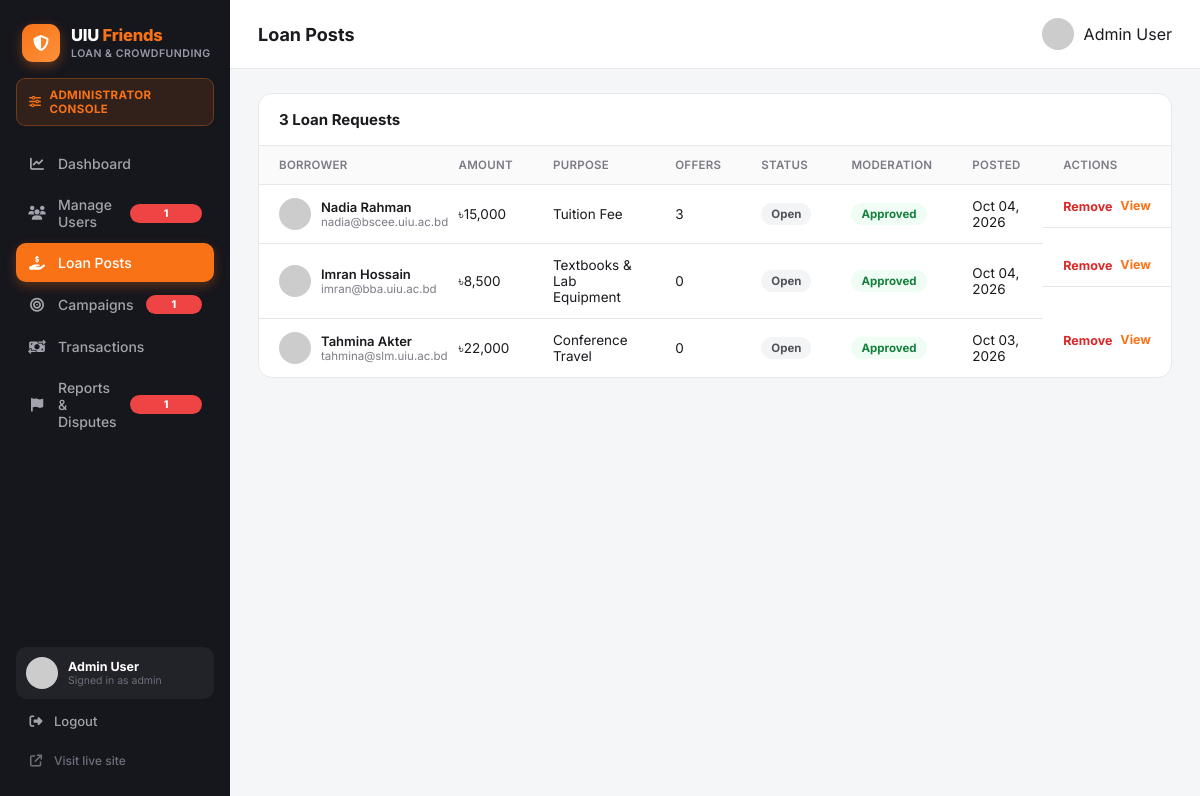
The app's page /admin/loan_posts.php (signed in) with its own data.
### tables this page shows
CREATE TABLE users (
    id                      INT AUTO_INCREMENT PRIMARY KEY,
    full_name               VARCHAR(120)  NOT NULL,
    email                   VARCHAR(150)  NOT NULL UNIQUE,
    password_hash           VARCHAR(255)  NOT NULL,
    student_id              VARCHAR(30)   NOT NULL UNIQUE,
    department              VARCHAR(20)   NOT NULL,
    batch                   VARCHAR(10)   NOT NULL,
    phone                   VARCHAR(20)   DEFAULT NULL,
    avatar                  VARCHAR(255)  DEFAULT 'assets/img/default-avatar.svg',
    role                    ENUM('user','admin') NOT NULL DEFAULT 'user',
    trust_score             DECIMAL(3,2)  NOT NULL DEFAULT 4.00,
    uiu_id_verified         TINYINT(1)    NOT NULL DEFAULT 0,
    email_verified          TINYINT(1)    NOT NULL DEFAULT 0,
    phone_verified          TINYINT(1)    NOT NULL DEFAULT 0,
    payment_linked          TINYINT(1)    NOT NULL DEFAULT 0,
    agreement_accepted      TINYINT(1)    NOT NULL DEFAULT 0,
     
    nid_number              VARCHAR(20)   DEFAULT NULL UNIQUE,
    date_of_birth           DATE          DEFAULT NULL,
    address                 VARCHAR(255)  DEFAULT NULL,
    nid_front               VARCHAR(255)  DEFAULT NULL,
    nid_back                VARCHAR(255)  DEFAULT NULL,
    nid_status              ENUM('not_submitted','pending','verified','rejected') NOT NULL DEFAULT 'not_submitted',
    nid_reject_reason       VARCHAR(255)  DEFAULT NULL,
    nid_submitted_at        DATETIME      DEFAULT NULL,
    status                  ENUM('active','suspended') NOT NULL DEFAULT 'active',
    created_at              DATETIME      NOT NULL DEFAULT CURRENT_TIMESTAMP
);

CREATE TABLE loan_posts (
    id                  INT AUTO_INCREMENT PRIMARY KEY,
    user_id             INT NOT NULL,
    amount              DECIMAL(12,2) NOT NULL,
    purpose             VARCHAR(100)  NOT NULL,
    description         TEXT          NOT NULL,
    emi_ok              TINYINT(1)    NOT NULL DEFAULT 0,
    repay_period_text   VARCHAR(60)   NOT NULL,       
    status              ENUM('open','funded','closed') NOT NULL DEFAULT 'open',
    admin_status        ENUM('pending','approved','removed') NOT NULL DEFAULT 'approved',
    created_at          DATETIME NOT NULL DEFAULT CURRENT_TIMESTAMP,
    FOREIGN KEY (user_id) REFERENCES users(id) ON DELETE CASCADE
);

### includes/functions.php (called while the page is built, shortened)
<?php
require_once __DIR__ . '/../config/db.php';
function current_admin(): ?array {
    global $pdo;
    $stmt = $pdo->prepare("SELECT * FROM users WHERE id = ? AND role = 'admin'");
    $stmt->execute([$_SESSION['admin_id']]);
    return $stmt->fetch() ?: null;
}
function e(?string $str): string {
    return htmlspecialchars($str ?? '', ENT_QUOTES, 'UTF-8');
}
function taka(float $amount): string {
    return '৳' . number_format($amount, $amount == floor($amount) ? 0 : 2);
}

### admin/loan_posts.php (the view, shortened to what this page needs)
<?php
require_once __DIR__ . '/../includes/functions.php';
$admin = current_admin();
$active = 'loan_posts.php';
$posts = $pdo->query("SELECT lp.*, u.full_name, u.email, u.avatar,
    (SELECT COUNT(*) FROM loan_offers WHERE loan_post_id=lp.id) offer_count
    FROM loan_posts lp JOIN users u ON u.id=lp.user_id ORDER BY lp.created_at DESC")->fetchAll();
include __DIR__ . '/../includes/header.php';
?>
<div class="admin-shell">
  <?php include __DIR__ . '/includes/sidebar.php'; ?>
  <div class="admin-main">
    <div class="admin-topbar"><h1>Loan Posts</h1><div class="mini-user"><img src="<?= e($admin['avatar']) ?>"><span><?= e($admin['full_name']) ?></span></div></div>
    <div class="admin-content">
      <div class="admin-table-card">
        <div class="head"><h3><?= count($posts) ?> Loan Requests</h3></div>
        <table class="admin-table">
          <tr><th>Borrower</th><th>Amount</th><th>Purpose</th><th>Offers</th><th>Status</th><th>Moderation</th><th>Posted</th><th>Actions</th></tr>
          <?php foreach ($posts as $p): ?>
          <tr>
            <td><div class="mini-user"><img src="<?= e($p['avatar']) ?>"><div><div class="n"><?= e($p['full_name']) ?></div><div class="s"><?= e($p['email']) ?></div></div></div></td>
            <td><?= taka($p['amount']) ?></td>
            <td><?= e($p['purpose']) ?></td>
            <td><?= $p['offer_count'] ?></td>
            <td><span class="pill pill-gray"><?= ucfirst($p['status']) ?></span></td>
            <td><?php
              $m = ['approved'=>'pill-green','pending'=>'pill-orange','removed'=>'pill-red'][$p['admin_status']];
              echo "<span class=\"pill $m\">" . ucfirst($p['admin_status']) . "</span>";
            ?></td>
            <td><?= date('M d, Y', strtotime($p['created_at'])) ?></td>
            <td class="table-actions">
              <?php if ($p['admin_status'] !== 'removed'): ?>
              <form method="post" class="inline"><button class="link-btn danger" type="submit">Remove</button></form>
              <?php endif; ?>
              <a href="view_post.php?id=<?= $p['id'] ?>" class="link-btn">View</a>
            </td>
          </tr>
          <?php endforeach; ?>
        </table>
      </div>
    </div>
  </div>
</div>
</body>
</html>

### admin/includes/sidebar.php (shortened to what this page needs)
<?php
global $pdo;
$navPendingPosts = (int)$pdo->query("SELECT COUNT(*) c FROM loan_posts WHERE admin_status='pending'")->fetch()['c'];
$navPendingCamps = (int)$pdo->query("SELECT COUNT(*) c FROM campaigns WHERE admin_status='pending'")->fetch()['c'];
$navUnverified   = (int)$pdo->query("SELECT COUNT(*) c FROM users WHERE role='user' AND nid_status='pending'")->fetch()['c'];
$navOpenReports  = (int)$pdo->query("SELECT COUNT(*) c FROM reports WHERE status='open'")->fetch()['c'];
$nav = [
    'dashboard.php'    => ['icon' => 'fa-chart-line',         'label' => 'Dashboard',          'badge' => 0],
    'users.php'        => ['icon' => 'fa-users',              'label' => 'Manage Users',       'badge' => $navUnverified],
    'loan_posts.php'   => ['icon' => 'fa-hand-holding-dollar','label' => 'Loan Posts',         'badge' => $navPendingPosts],
    'campaigns.php'    => ['icon' => 'fa-bullseye',           'label' => 'Campaigns',          'badge' => $navPendingCamps],
    'transactions.php' => ['icon' => 'fa-money-bill-transfer','label' => 'Transactions',       'badge' => 0],
    'reports.php'      => ['icon' => 'fa-flag',               'label' => 'Reports & Disputes', 'badge' => $navOpenReports],
];
?>
<aside class="admin-sidebar">
  <a href="dashboard.php" class="admin-brand">
    <div class="admin-brand-mark"><i class="fa-solid fa-shield-halved"></i></div>
    <div class="admin-brand-text">
      <div class="admin-brand-name">UIU <span>Friends</span></div>
      <div class="admin-brand-sub">Loan &amp; Crowdfunding</div>
    </div>
  </a>
  <div class="admin-console-badge">
    <i class="fa-solid fa-sliders"></i>
    <span>Administrator Console</span>
  </div>
  <nav class="admin-nav">
    <?php foreach ($nav as $file => $item): ?>
      <a href="<?= $file ?>" class="<?= $active === $file ? 'active' : '' ?>">
        <i class="fa-solid <?= $item['icon'] ?>"></i>
        <span><?= $item['label'] ?></span>
        <?php if ($item['badge'] > 0): ?>
          <span class="admin-nav-badge"><?= $item['badge'] ?></span>
        <?php endif; ?>
      </a>
    <?php endforeach; ?>
  </nav>
  <div class="admin-userbox">
    <img src="<?= e($admin['avatar'] ?? '../assets/img/default-avatar.svg') ?>" alt="">
    <div class="admin-userbox-text">
      <div class="n"><?= e($admin['full_name'] ?? 'Administrator') ?></div>
      <div class="s">Signed in as admin</div>
    </div>
  </div>
  <a href="logout.php" class="admin-logout"><i class="fa-solid fa-right-from-bracket"></i> Logout</a>
  <a href="../home.php" target="_blank" class="admin-visit"><i class="fa-solid fa-arrow-up-right-from-square"></i> Visit live site</a>
</aside>

### assets/css/style.css (style rules this page uses)
:root { --orange: #f97316; --orange-dark: #ea580c; --sidebar-bg: #16161d; --sidebar-text: #a3a3ad; --sidebar-active: #f97316; --bg: #f5f6f8; --card-bg: #ffffff; --border: #e8e8ec; --text-dark: #1a1a1f; --text-muted: #7b7b85; --green: #16a34a; --radius: 14px; --shadow: 0 1px 3px rgba(0,0,0,.06), 0 1px 2px rgba(0,0,0,.04); }
* { box-sizing: border-box; }
body { margin: 0; font-family: 'Inter', -apple-system, BlinkMacSystemFont, 'Segoe UI', sans-serif; background: var(--bg); color: var(--text-dark); }
a { text-decoration: none; color: inherit; }
img { max-width: 100%; display: block; }
button { font-family: inherit; cursor: pointer; }

### records on screen
users: full_name "Admin User"
loan_posts: user.full_name "Nadia Rahman", user.email "nadia@bscee.uiu.ac.bd", amount "৳15,000", purpose "Tuition Fee", offer_count "3", status "Open", admin_status "Approved", created_at "Oct 04, 2026"
loan_posts: user.full_name "Imran Hossain", user.email "imran@bba.uiu.ac.bd", amount "৳8,500", purpose "Textbooks & Lab Equipment", offer_count "0", status "Open", admin_status "Approved", created_at "Oct 04, 2026"
loan_posts: user.full_name "Tahmina Akter", user.email "tahmina@slm.uiu.ac.bd", amount "৳22,000", purpose "Conference Travel", offer_count "0", status "Open", admin_status "Approved", created_at "Oct 03, 2026"

### other values on screen
$item['label'] "Dashboard"
$item['label'] "Manage Users"
$item['badge'] "1"
$item['label'] "Loan Posts"
$item['label'] "Campaigns"
$item['label'] "Transactions"
$item['label'] "Reports & Disputes"
count($posts) "3"
